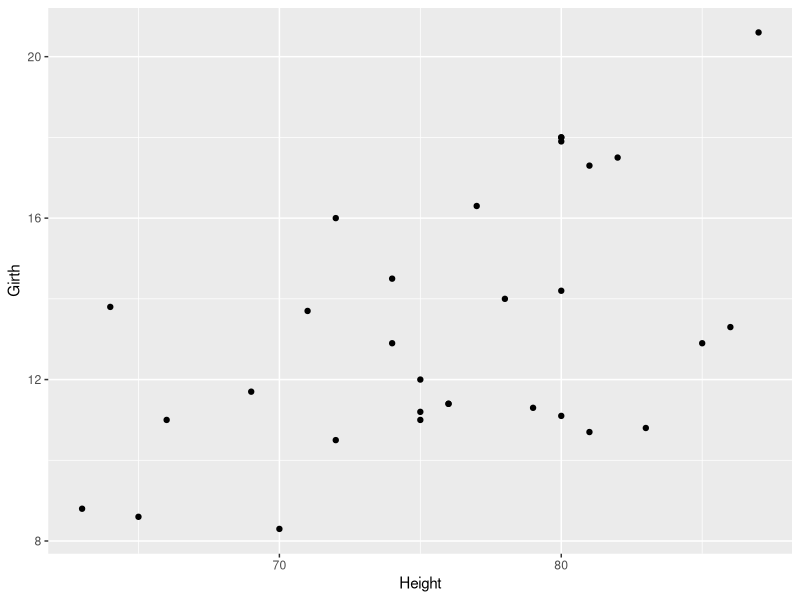
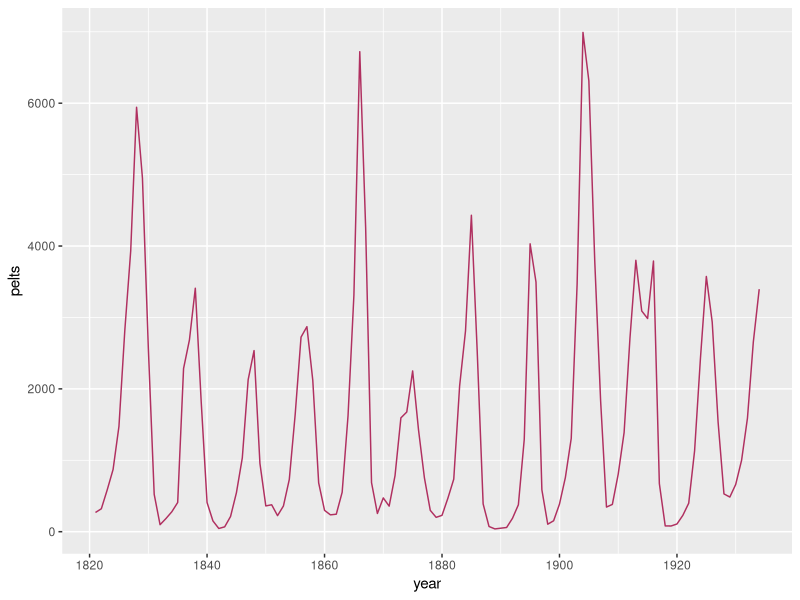
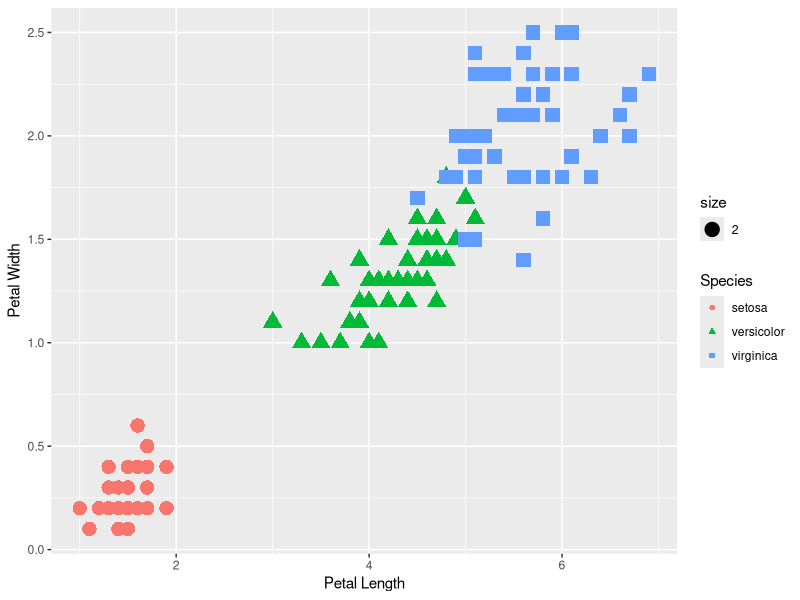
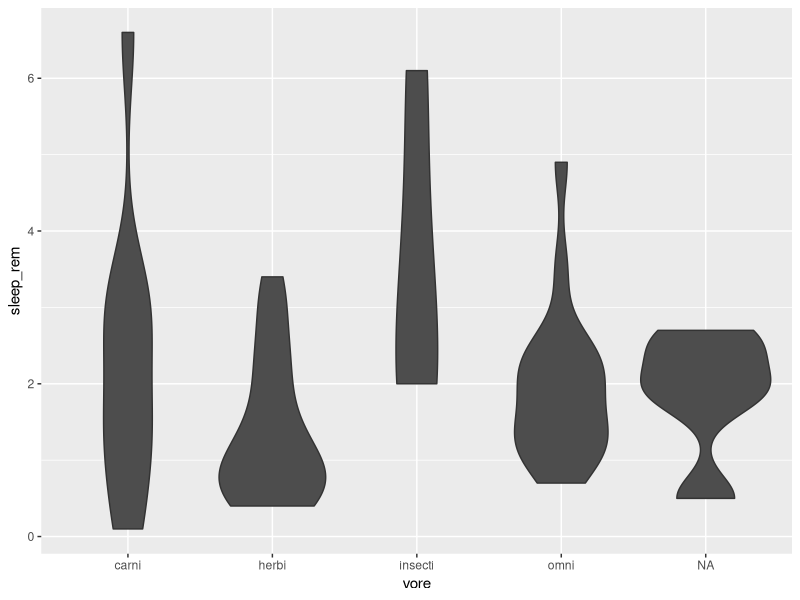
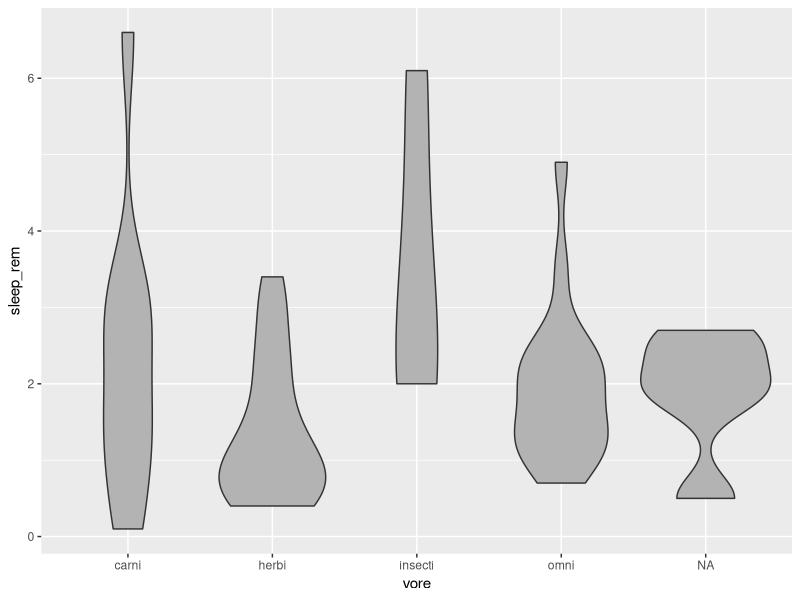
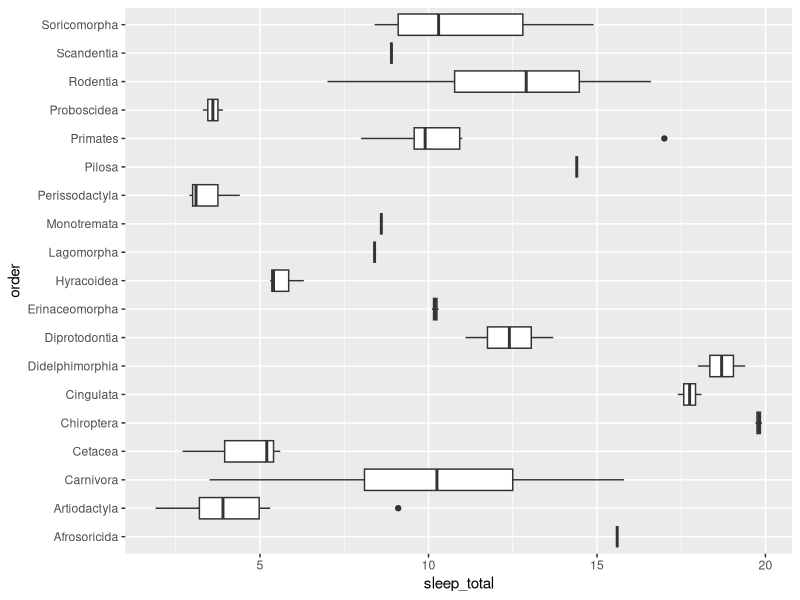
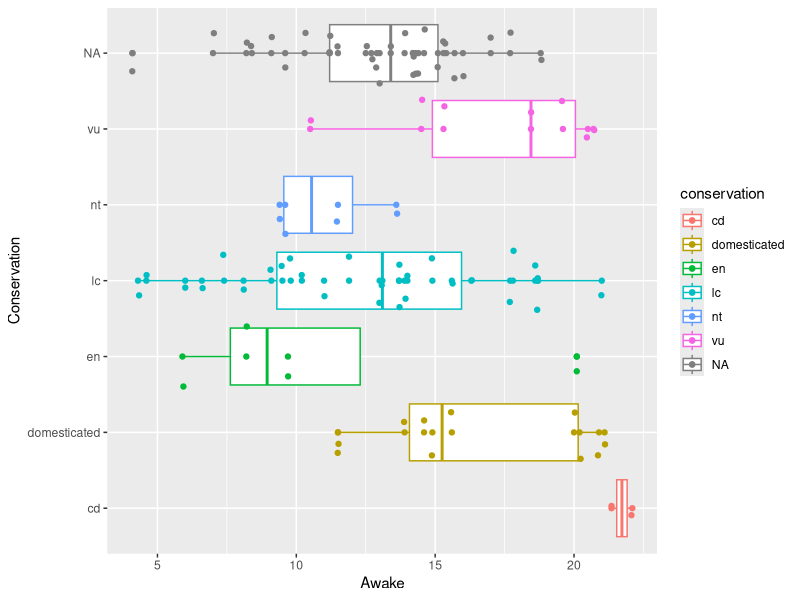
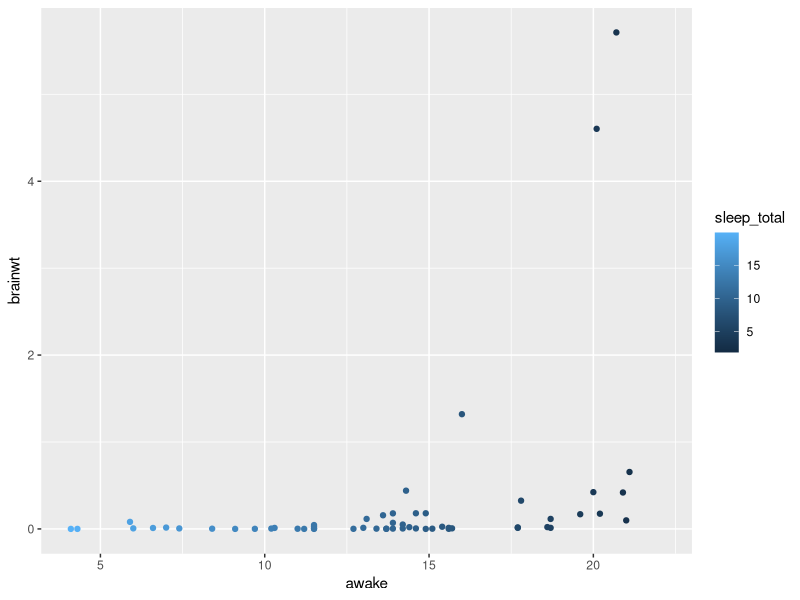

Recreate these plots in R, in order.
## ---- chunk 1
library(tidyverse)
## ---- chunk 2
data(trees)
?trees
ggplot(data = trees) + geom_point(mapping = aes(x=Height, y = Girth))
## ---- chunk 3
?year
year <- c(1821:1934)

class(lynx)
as.vector(year)

pelts <- c(as.vector(lynx))
pelts

lynx_pelts <- data.frame(year, pelts)
lynx_pelts

ggplot(data = lynx_pelts, mapping = aes(x = year, y = pelts)) + geom_line(color = "maroon")
## ---- chunk 4
data("iris")
?iris
ggplot(data = iris) + geom_point(mapping = aes(x = Petal.Length, y = Petal.Width, color = Species, shape = Species, size = 2)) + labs(x = "Petal Length") + labs(y = "Petal Width")


## ---- chunk 5
data("msleep")
?msleep
ggplot(msleep) + geom_violin(mapping = aes(x = vore, y = sleep_rem), fill = "grey30")
## ---- chunk 6
data("msleep")
?msleep
ggplot(msleep) + geom_violin(mapping = aes(x = vore, y = sleep_rem), fill = "grey70")
## ---- chunk 7
data("msleep")
?msleep
ggplot(data = msleep) + geom_boxplot(mapping = aes(x = order, y = sleep_total)) + coord_flip()

## ---- chunk 8
data("msleep")
ggplot(data = msleep) + geom_boxplot(mapping = aes(x = conservation, y = awake, color = conservation)) + labs(x = "Conservation") + labs(y = "Awake") + geom_jitter(mapping = aes(x = conservation, y = awake, color = conservation)) + geom_point(mapping = aes(x = conservation, y = awake, color = conservation)) + coord_flip() + scale_fill_discrete(name = "Conservation")

## ---- chunk 9
ggplot(data = msleep) + geom_point(mapping = aes(x = awake, y = brainwt, color = sleep_total)) 
## ---- chunk 10
ggplot(data = msleep) + geom_point(mapping = aes(x = sleep_rem, y = bodywt, color = sleep_cycle)) + facet_wrap(~ vore, ncol = 2) 
